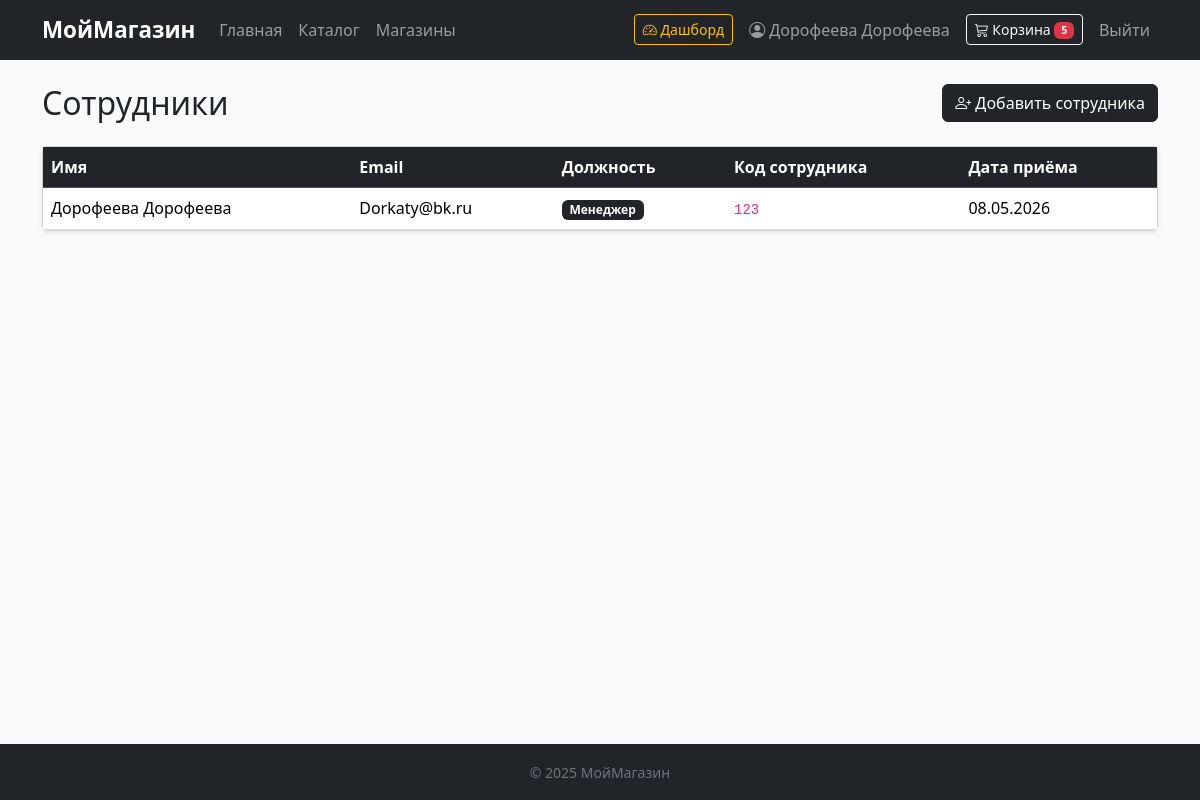
Page /staff (signed in) on the committed database.
### data/users.py (models this page shows, shortened)
class User(SqlAlchemyBase, UserMixin):
    __tablename__ = 'users'
    id = Column(Integer, primary_key=True, autoincrement=True)
    name = Column(String, nullable=True)
    email = Column(String, index=True, unique=True, nullable=True)
    hashed_password = Column(String, nullable=True)
    role = Column(Enum("admin", "user", "manager", "warehouse", "support", "courier", name="user_roles"), nullable=True)
    created_date = Column(DateTime, default=datetime.datetime.now)

### data/employee.py (models this page shows)
class Employee(SqlAlchemyBase):
    __tablename__ = 'employees'
    id = Column(Integer, primary_key=True, autoincrement=True)
    user_id = Column(Integer, ForeignKey('users.id'), nullable=False, unique=True)
    position = Column(String, nullable=False)
    employee_code = Column(String, nullable=False)
    hired_date = Column(DateTime, default=datetime.datetime.now)

### app.py (the view)
@app.route('/staff')
@login_required
def staff_list():
    if current_user.role not in ['admin', 'manager']:
        abort(403)
    with session_scope() as db_sess:
        employees = db_sess.query(Employee, User).join(User, Employee.user_id == User.id).all()
        staff = [{'emp': e, 'user': u} for e, u in employees]
    return render_template('staff_list.html', staff=staff)

### app.py (called while the page is built)
@contextmanager
def session_scope():
    db_sess = db_session.create_session()
    try:
        yield db_sess
    finally:
        db_sess.close()

def cart_count():
    if not current_user.is_authenticated:
        return 0
    with session_scope() as db_sess:
        items = db_sess.query(Cart).filter(Cart.user_id == current_user.id).all()
        return sum(item.quantity for item in items)

@app.context_processor
def inject_cart_count():
    return dict(cart_count=cart_count())

@login_manager.user_loader
def load_user(user_id):
    with session_scope() as db_sess:
        return db_sess.get(User, user_id)

### data/db_session.py (called while the page is built)
def create_session() -> Session:
    global __factory
    return __factory()

### templates/staff_list.html (shortened to what this page needs)
{% extends 'base.html' %}
{% block content %}
<div class="d-flex justify-content-between align-items-center mb-4">
    <h2 class="mb-0">Сотрудники</h2>
    <a href="{{ url_for('register_staff') }}" class="btn btn-dark">
        <i class="bi bi-person-plus"></i> Добавить сотрудника
    </a>
</div>
{% if staff %}
<div class="card shadow-sm">
    <div class="table-responsive">
        <table class="table table-hover mb-0">
            <thead class="table-dark">
                <tr>
                    <th>Имя</th>
                    <th>Email</th>
                    <th>Должность</th>
                    <th>Код сотрудника</th>
                    <th>Дата приёма</th>
                </tr>
            </thead>
            <tbody>
                {% for row in staff %}
                <tr>
                    <td>{{ row.user.name }}</td>
                    <td>{{ row.user.email }}</td>
                    <td><span class="badge bg-dark">{{ row.emp.position }}</span></td>
                    <td><code>{{ row.emp.employee_code }}</code></td>
                    <td>{{ row.emp.hired_date.strftime('%d.%m.%Y') }}</td>
                </tr>
                {% endfor %}
            </tbody>
        </table>
    </div>
</div>
{% else %}
<div class="text-center py-5 text-muted">
    <i class="bi bi-people fs-1"></i>
    <p class="mt-2">Сотрудников пока нет.</p>
</div>
{% endif %}
{% endblock %}

### templates/base.html (shortened to what this page needs)
<!DOCTYPE html>
<html lang="ru">
<head>
    <link href="https://cdn.jsdelivr.net/npm/bootstrap@5.3.3/dist/css/bootstrap.min.css" rel="stylesheet">
    <link href="https://cdn.jsdelivr.net/npm/bootstrap-icons@1.11.3/font/bootstrap-icons.css" rel="stylesheet">
</head>
<body class="bg-light">
<nav class="navbar navbar-expand-lg navbar-dark bg-dark">
    <div class="container">
        <a class="navbar-brand" href="{{ url_for('index') }}">МойМагазин</a>
        <div class="collapse navbar-collapse" id="navMenu">
            <ul class="navbar-nav me-auto">
                <li class="nav-item"><a class="nav-link" href="{{ url_for('index') }}">Главная</a></li>
                <li class="nav-item"><a class="nav-link" href="{{ url_for('catalog') }}">Каталог</a></li>
                <li class="nav-item"><a class="nav-link" href="{{ url_for('stores') }}">Магазины</a></li>
            </ul>
            <ul class="navbar-nav align-items-center gap-2">
                {% if current_user.is_authenticated %}
                    {% if current_user.role in ["admin", "manager", "warehouse", "support", "courier"] %}
                    <li class="nav-item">
                        <a class="btn btn-sm btn-outline-warning" href="{{ url_for('dashboard') }}">
                            <i class="bi bi-speedometer2"></i> Дашборд
                        </a>
                    </li>
                    {% endif %}
                    <li class="nav-item">
                        <a class="nav-link" href="{{ url_for('account') }}">
                            <i class="bi bi-person-circle"></i> {{ current_user.name }}
                        </a>
                    </li>
                    <li class="nav-item">
                        <a class="btn btn-sm btn-outline-light" href="{{ url_for('cart') }}">
                            <i class="bi bi-cart3"></i> Корзина
                            {% if cart_count > 0 %}
                            <span class="badge bg-danger">{{ cart_count }}</span>
                            {% endif %}
                        </a>
                    </li>
                    <li class="nav-item">
                        <a class="nav-link" href="{{ url_for('logout') }}">Выйти</a>
                    </li>
                {% else %}
                    <li class="nav-item"><a class="nav-link" href="{{ url_for('login') }}">Войти</a></li>
                    <li class="nav-item">
                        <a class="btn btn-sm btn-outline-light" href="{{ url_for('register') }}">Регистрация</a>
                    </li>
                {% endif %}
            </ul>
        </div>
    </div>
</nav>
<main class="container my-4">
    {% block content %}{% endblock %}
</main>
<footer class="bg-dark text-secondary text-center py-3 mt-5">
    <small>&copy; 2025 МойМагазин</small>
</footer>
</body>
</html>

### templates/base.html (style rules this page uses)
.navbar-brand { font-weight: 700; font-size: 1.4rem; }
html, body { height: 100%; }
body { display: flex; flex-direction: column; min-height: 100vh; }
main { flex: 1 0 auto; }
footer { flex-shrink: 0; }

### rows in the picture
User: name "Дорофеева Дорофеева", user.name "Дорофеева Дорофеева", user.email "Dorkaty@bk.ru"
Employee: emp.position "Менеджер", emp.employee_code "123", emp.hired_date "08.05.2026"

### other values in the picture
{{ cart_count }} "5"
